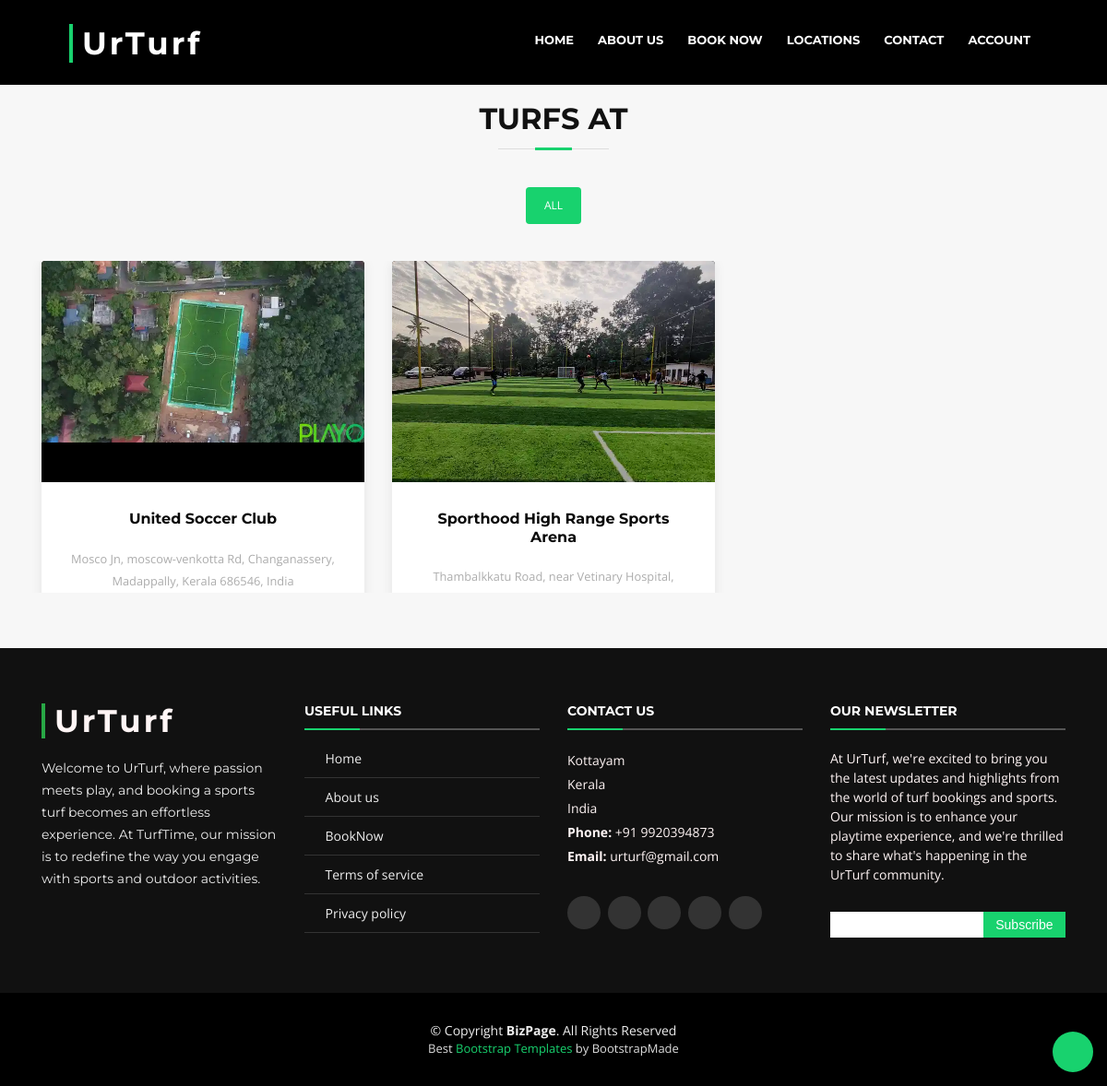
Screenshot of /locationresult/Kottayam/ with the database file from the repository.
### Admin_App/models.py (models this page shows)
class turf_dbs(models.Model):
    tmanagerid=models.ForeignKey(Manager_Signup,on_delete=models.CASCADE,default=3)
    tname=models.CharField(max_length=100)
    tprice=models.IntegerField()
    tstime=models.TimeField()
    tetime=models.TimeField()
    tloc=models.CharField(max_length=25)
    tarea=models.CharField(max_length=100)
    taddress=models.URLField(max_length=500)
    features=models.TextField(default='')
    timage1=models.ImageField(upload_to='turf_img',default='')
    timage2=models.ImageField(upload_to='turf_img',default='')
    timage3=models.ImageField(upload_to='turf_img',default='')

### User_App/views.py (the view)
# urls.py: path('locationresult/<str:id>/',views.locationresult,name='locationresult'),
def locationresult(request,id):
    posts = turf_dbs.objects.filter(tloc=id)
    locations=LocMan.objects.all()
    return render(request, 'location_result.html', {'posts':posts,'locations':locations})

### User_App/templates/location_result.html (shortened to what this page needs)
{% extends 'index.html' %}
{% load static %}
  {% block header %}
  <header id="header" style="background-color: black;">
    <div class="container-fluid">
      <div id="logo" class="pull-left">
        <h1><a href="{% url 'uindex' %}" class="scrollto">UrTurf </a></h1>
      </div>
      <nav id="nav-menu-container">
        <ul class="nav-menu">
          <li ><a href="{% url 'uindex' %}">Home</a></li>
          <li><a href="#about">About Us</a></li>
          <li><a href="{% url 'usearch' %}">Book Now</a></li>
          <li class="menu-has-children"><a href="" class="sf-with-ul">Locations</a>
          </li>
          <li><a href="{% url 'contact' %}">Contact</a></li>
          <li class="menu-has-children"><a href="" class="sf-with-ul">Account</a>
          </li>
        </ul>
      </nav>
    </div>
  </header>
  {% endblock %}
{% block content %}
    <section id="portfolio"  class="section-bg"  style="margin-top: 50px;">
        <div class="container">
          <header class="section-header">
            <h3 class="section-title">Turfs At
        </h3>
          </header>
          <div class="row">
            <div class="col-lg-12">
              <ul id="portfolio-flters">
                <li data-filter="*" class="filter-active">All</li>
              </ul>
            </div>
          </div>
          <div class="row portfolio-container" >
            {% for i in posts %}
            <div class="col-lg-4 col-md-6 portfolio-item filter-app wow fadeInUp" >
              <div class="portfolio-wrap">
                <figure>
                  <img src="{{i.timage1.url}}" class="img-fluid" alt="">
                </figure>
                <div class="portfolio-info"  style="padding-bottom: 700px;">
                  <h6><b><a href="#"  style="color: rgb(9, 9, 9);">{{i.tname}}</b></a></h4>
                    <small><a href="#" style="color:  rgb(172, 172, 172);">{{i.tarea}}</a></small>
                </div>
              </div>
            </div>
            {% endfor %}
          </div>
        </div>
      </section>
{% endblock %}

### User_App/static/searchcss/main.css (style rules this page uses)
html { line-height: 1.15; -ms-text-size-adjust: 100%; -webkit-text-size-adjust: 100%; }
body { margin: 0; }
article, aside, footer, header, nav, section { display: block; }
h1 { font-size: 2em; margin: 0.67em 0; }
figcaption, figure, main { display: block; }
figure { margin: 1em 40px; }
a { background-color: transparent; -webkit-text-decoration-skip: objects; }
b, strong { font-weight: inherit; }
b, strong { font-weight: bolder; }
small { font-size: 80%; }
img { border-style: none; }
html { height: 100%; }
* { box-sizing: border-box; }

### User_App/static/hcss/style.css (style rules this page uses)
body { background: #fff; color: #666666; font-family: "Open Sans", sans-serif; }
a { color: #18d26e; transition: 0.5s; }
h1, h2, h3, h4, h5, h6 { font-family: "Montserrat", sans-serif; font-weight: 400; margin: 0 0 20px 0; padding: 0; }
#header { padding: 30px 0; height: 92px; position: fixed; left: 0; top: 0; right: 0; transition: all 0.5s; z-index: 997; }
#header #logo { float: left; }
@media (min-width: 1024px) { #header #logo { padding-left: 60px; } }
#header #logo h1 { font-size: 34px; margin: 0; padding: 0; line-height: 1; font-family: "Montserrat", sans-serif; font-weight: 700; letter-spacing: 3px; }
#header #logo h1 a, #header #logo h1 a:hover { color: #fff; padding-left: 10px; border-left: 4px solid #18d26e; }
.nav-menu, .nav-menu * { margin: 0; padding: 0; list-style: none; }
.nav-menu li { position: relative; white-space: nowrap; }
.nav-menu > li { float: left; }
#nav-menu-container { float: right; margin: 0; }
@media (min-width: 1024px) { #nav-menu-container { padding-right: 60px; } }
.nav-menu a { padding: 0 8px 10px 8px; text-decoration: none; display: inline-block; color: #fff; font-family: "Montserrat", sans-serif; font-weight: 700; font-size: 13px; text-transform: uppercase; outline: none; }
.nav-menu > li { margin-left: 10px; }
.section-header h3 { font-size: 32px; color: #111; text-transform: uppercase; text-align: center; font-weight: 700; position: relative; padding-bottom: 15px; }
.section-header h3::before { content: ''; position: absolute; display: block; width: 120px; height: 1px; background: #ddd; bottom: 1px; left: calc(50% - 60px); }
.section-header h3::after { content: ''; position: absolute; display: block; width: 40px; height: 3px; background: #18d26e; bottom: 0; left: calc(50% - 20px); }
.section-bg { background: #f7f7f7; }
#portfolio { padding: 60px 0; }
#portfolio #portfolio-flters { padding: 0; margin: 5px 0 35px 0; list-style: none; text-align: center; }
#portfolio #portfolio-flters li { cursor: pointer; margin: 15px 15px 15px 0; display: inline-block; padding: 10px 20px; font-size: 12px; line-height: 20px; color: #666666; border-radius: 4px; text-transform: uppercase; background: #fff; margin-bottom: 5px; transition: all 0.3s ease-in-out; }
#portfolio #portfolio-flters li:hover, #portfolio #portfolio-flters li.filter-active { background: #18d26e; color: #fff; }
#portfolio #portfolio-flters li:last-child { margin-right: 0; }
#portfolio .portfolio-wrap { box-shadow: 0px 2px 12px rgba(0, 0, 0, 0.08); transition: 0.3s; }
#portfolio .portfolio-item { position: relative; height: 360px; overflow: hidden; }
#portfolio .portfolio-item figure { background: #000; overflow: hidden; height: 240px; position: relative; border-radius: 4px 4px 0 0; margin: 0; }
#portfolio .portfolio-item .portfolio-info { background: #fff; text-align: center; padding: 30px; height: 90px; border-radius: 0 0 3px 3px; }

### rows the page displays
turf_dbs: timage1 (picture), tname "United Soccer Club", tarea "Mosco Jn, moscow-venkotta Rd, Changanassery, Madappally, Kerala 686546, India"
turf_dbs: timage1 (picture), tname "Sporthood High Range Sports Arena", tarea "Thambalkkatu Road, near Vetinary Hospital,…"
